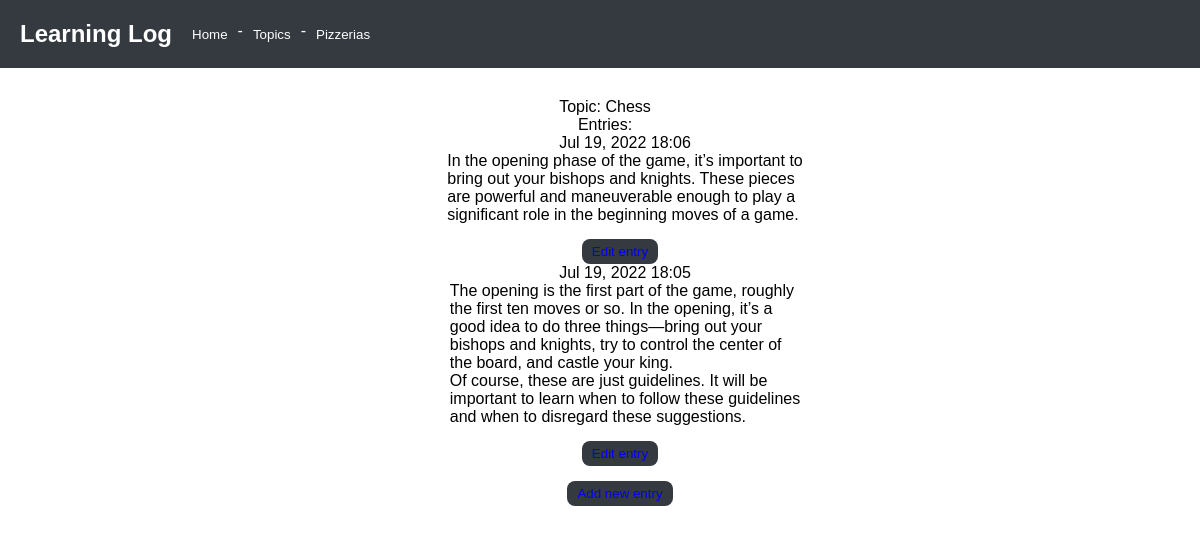
/topics/1/, run on the app's committed database.
### learning_logs/models.py (models this page shows, shortened)
class Topic(models.Model):
    text = models.CharField(max_length=200)
    date_added = models.DateTimeField(auto_now_add=True)
    def __str__(self): # returns a string of Topic.text
        return self.text

class Entry(models.Model):
    topic = models.ForeignKey(Topic, on_delete=models.CASCADE)
    text = models.TextField(max_length=50)
    date_added = models.DateTimeField(auto_now_add=True)
    class Meta:
        verbose_name_plural = 'entries'

### learning_logs/views.py (the view)
# urls.py: path('topics/<int:topic_id>/', views.topic, name='topic'),
def topic(request, topic_id):
    topic = Topic.objects.get(id=topic_id) #ex: 1, 2, 3
    entries = topic.entry_set.order_by('-date_added') #ex: 7/20/22, 7/21/22
    context = {'topic': topic, 'entries': entries}
    return render(request, 'learning_logs/topic.html', context)

### learning_logs/templates/learning_logs/topic.html (shortened to what this page needs)
{% extends 'learning_logs/base.html' %}
        {% block content %}
            <p>Topic: {{topic}}</p>
            <p>Entries:</p>
            <ul>
                {% for entry in entries %}
                    <li>
                        <p>{{entry.date_added|date:'M d, Y H:i'}}</p>
                        <p>{{entry.text|linebreaks}}</p>
                    </li>
                    <li>
                        <div class='btn'>
                            <button><a class="add-topic-or-pizza" href="{% url 'learning_logs:edit_entry' entry.id %}">Edit entry</a></button>
                        </div>
                    </li>
                    {% empty %}
                        <li><p>There are no entries for this topic</p></li>
                {% endfor %}
                <li>
                    <div class='btn'>
                        <button><a class="add-topic-or-pizza" href="{% url 'learning_logs:new_entry' topic.id %}">Add new entry</a></button>
                    </div>
                </li>
            </ul>
        {% endblock content %}

### learning_logs/static/learning_logs/style.css (style rules this page uses)
* { font-family: sans-serif; margin: 0; }
div, p, h1 { display: grid; justify-content: center; }
button { background-color: #343A40; color: white; border: none; border-radius: 8px; padding: 5px 10px; }
p { display: flex; justify-content: center; align-content: center; margin: auto auto auto 10px; }
.btn { display: flex; justify-content: center; margin-top: 15px; }
* { text-decoration: none; }

### learning_logs/templates/learning_logs/topic.html (style rules this page uses)
p { display: flex; justify-content: center; }
* { list-style: none; }

### data on the page
Topic: text "Chess"
Entry: date_added "Jul 19, 2022 18:06", text "In the opening phase of the game, it’s important to bring out your bishops and knights. These pieces are powerful and maneuverable enough to play a significant role in the beginning moves of a game."
Entry: date_added "Jul 19, 2022 18:05", text "The opening is the first part of the game, roughly the first ten moves or so. In the opening, it’s a good idea to do three things—bring out your bishops and knights, try to control the center of the board, and castle your king. Of course, these are just guidelines. It will be important to learn when to follow these guidelines and when to disregard these suggestions."
